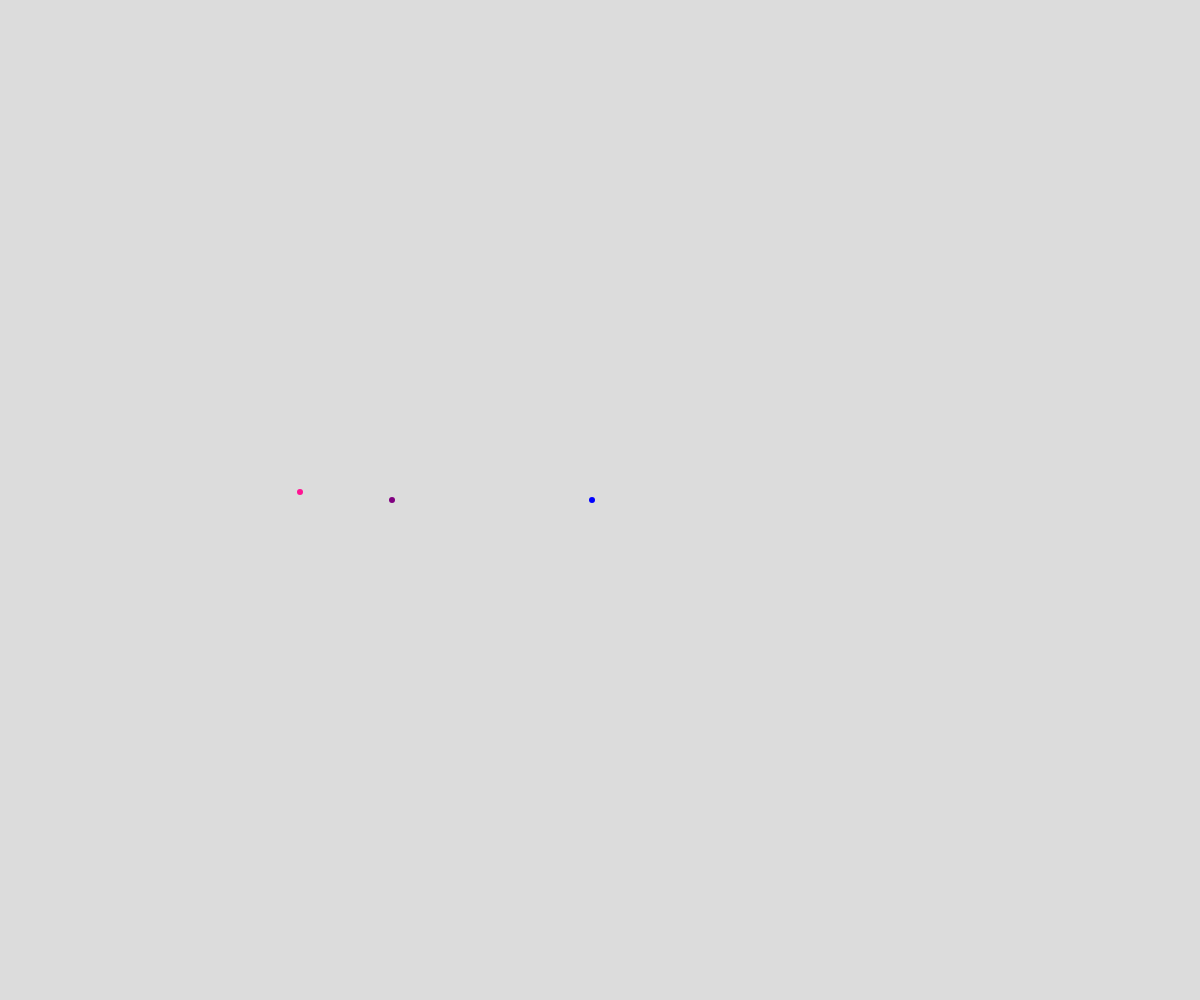
Frame 1 (no input)
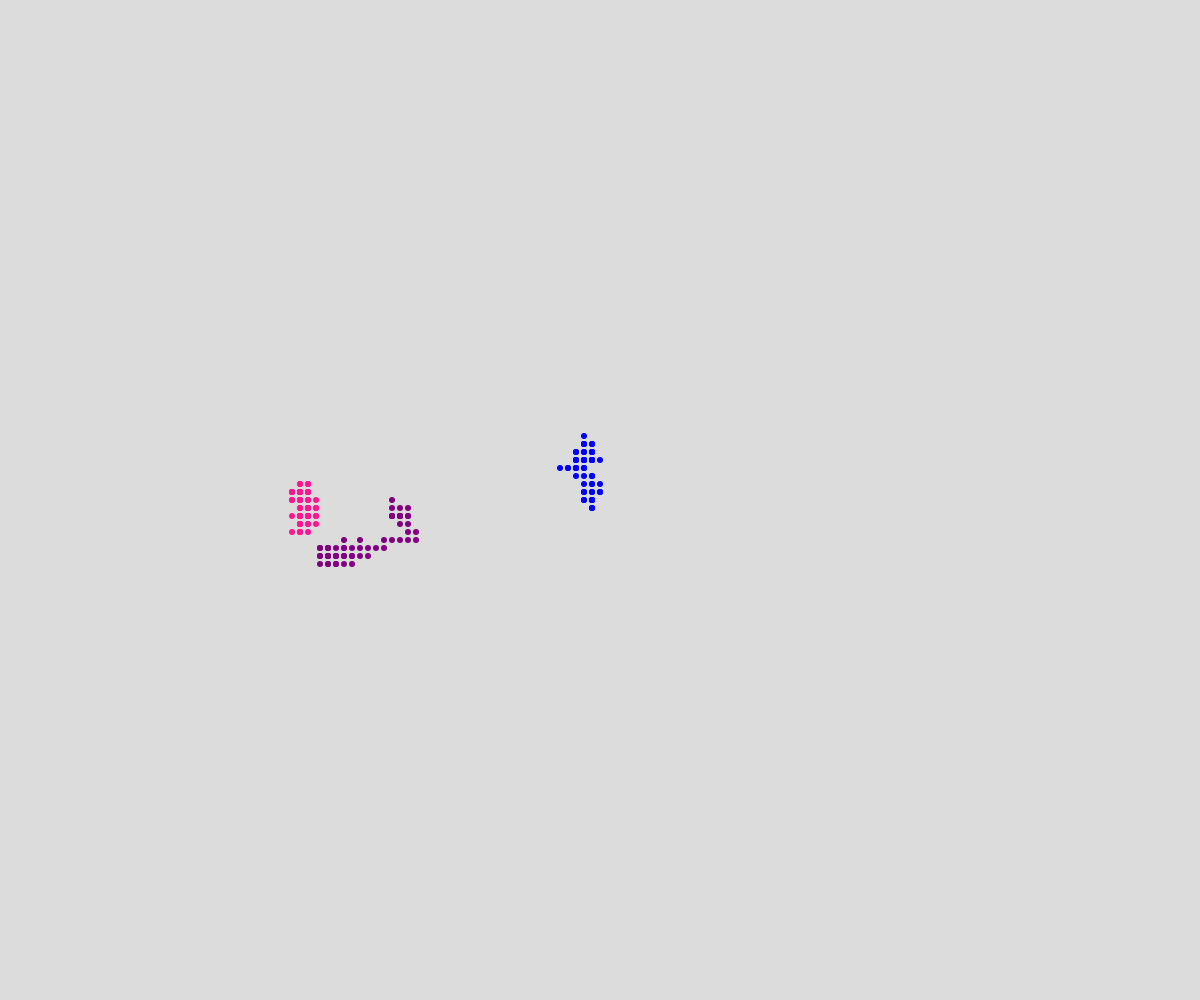
Frame 60 (no input)
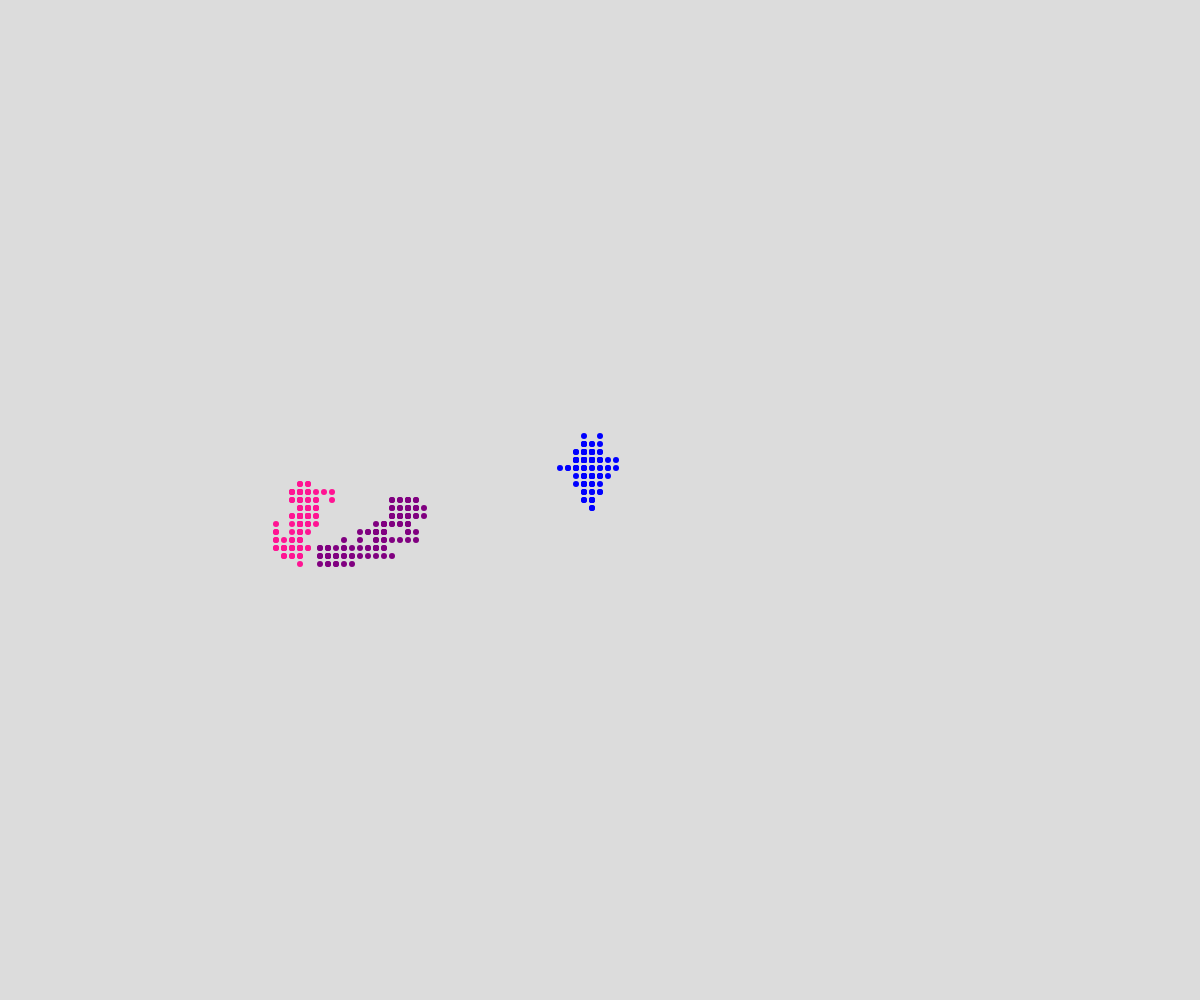
Frame 120 (the mouse pressed at the canvas centre since frame 60)

The p5.js sketch that drew these frames (run headless with seeded random() and noise() and a simulated clock; from frame 60 on, the mouse is pressed at the canvas centre):

// p5.js sketch
// ── sketch.js
// Obect Oriented Programing walker demo 
// 11/13/2024

class Walker {
  constructor(x, y, theColour) {
    this.x = x;
    this.y = y;
    this.speed = 8;
    this.radius = 3; 
    this.colour = theColour; 
  }
  display() {
    noStroke();
    fill(this.colour);
    circle(this.x, this.y, this.radius*2);
  }
  move(){
    let choice = random(100);
    if (choice <25){
      this.y -= this.speed;
    }
    else if (choice < 50){
      this.y += this.speed; 
    }
    else if (choice < 75){
      this.x -= this.speed; 
    }
    else {
      this.x += this.speed;
    }
  }
}

let luc;
let evalina; 
let nathan;

function setup() {
  createCanvas(windowWidth, windowHeight);
  background(220);
  luc = new Walker(width/2, height/2, "blue");
  evalina = new Walker(width/4, height/2, "deeppink");
  nathan = new Walker(width/3, height/2, "purple");
}

function draw() {
  luc.move(); 
  luc.display(); 
  evalina.move(); 
  evalina.display(); 
  nathan.move(); 
  nathan.display(); 
}
